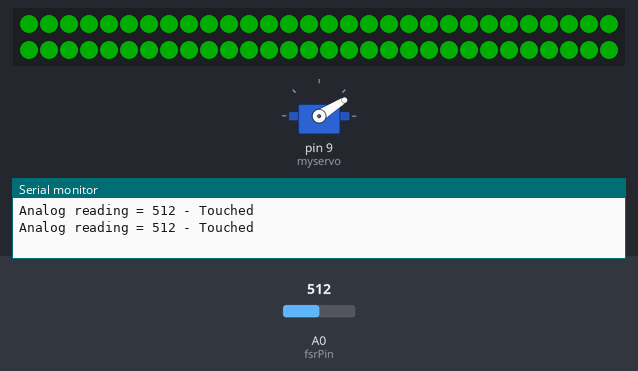
A sketch run on a simulated Arduino Uno, built with avr-gcc and run on an emulated ATmega328P. On the bench: servo, 60 RGB LEDs in strip order, left to right, continuing on the next row, the last lines printed to the serial monitor. Inputs (shaded band) come from the test bench; at power-on: A0 (fsrPin) = 512. Dim RGB values are drawn brighter than linear.

Above: at 6.3 s.
6.4 s: A0 (fsrPin) set to 54
At 6.57 s:
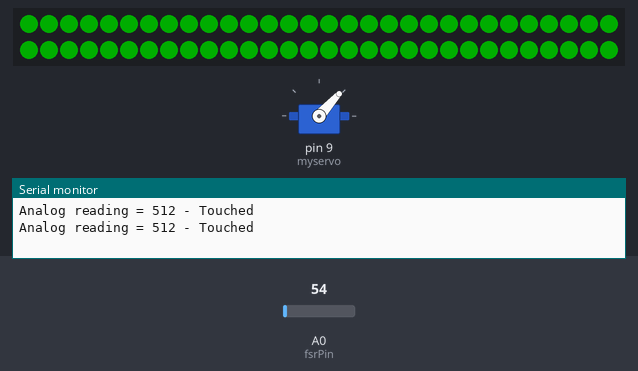
12.6 s: A0 (fsrPin) set to 45
At 17.7 s:
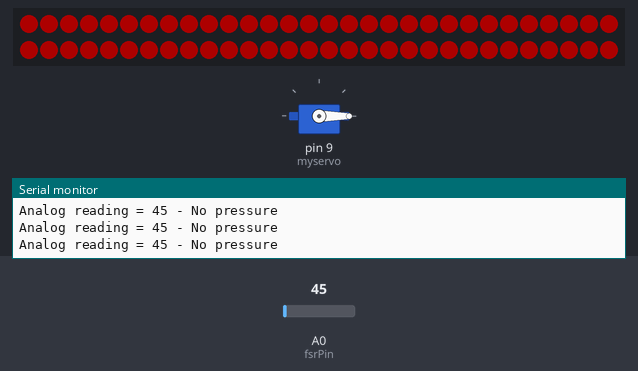
18.8 s: A0 (fsrPin) set to 122
At 19.14 s:
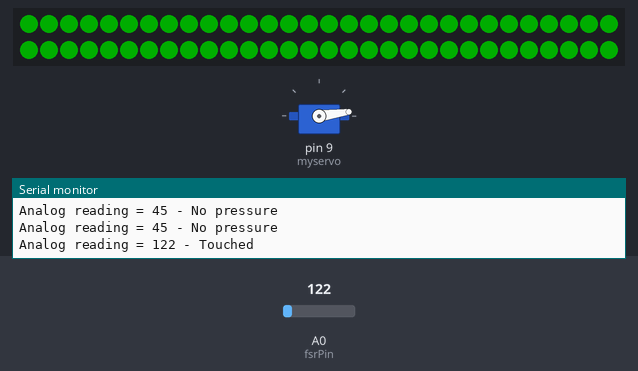
Timing chart, 0 to 35.9 s (numbered marks = the images above; inputs shaded):
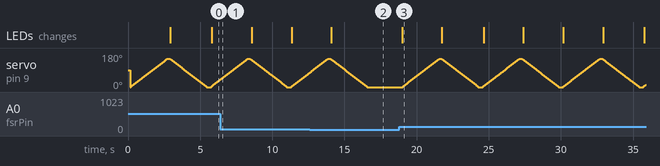

The sketch:

OOfSweep2.ino
```cpp
#include <Adafruit_NeoPixel.h>
#ifdef __AVR__
#include <avr/power.h>
#endif //THis is the code needed to control the Adafruit NeoPixel

#define LED_PIN    6 //Pin for the NeoPixel
#define LED_COUNT 60 //The max amount of NeoPixels attached to the Arduino
Adafruit_NeoPixel strip(LED_COUNT, LED_PIN, NEO_GRB + NEO_KHZ800); //The declaration of the NeoPixel

#include <Servo.h>
Servo myservo;  // create servo object to control a servo
int pos = 0; //Sets starting potion for servo

int fsrPin = 0;     //Pin for Force Sensor
int fsrReading;     // The Analog Reading of the Force Sensor

void setup(void) {
#if defined(__AVR_ATtiny85__) && (F_CPU == 16000000)
  clock_prescale_set(clock_div_1);
#endif //Sets the control of time for the NeoPixel
  myservo.attach(9); //The Digital Pin for the servo
  Serial.begin(9600); //Initializes Serial Communication at 9600 bits per second
  strip.begin();           //Initializes the NeoPixel strip
  strip.show();            //Sets Pixel as off when the program starts
  strip.setBrightness(50); //Controls the Brightness
}

void loop(void) {
  fsrReading = analogRead(fsrPin); //Reads the values obtained from the Sensor
  Serial.print("Analog reading = "); //These two lines write out what the values are
  Serial.print(fsrReading);
  if (fsrReading < 50) { //This statement states if the force is below 50, it will not trigger anything
    Serial.println(" - No pressure"); //to help me confirm it is in the right state
  } else { //If it is above 50, it will start this sequence
    Serial.println(" - Touched"); //Confirms that the state has been executed
    colorWipe(strip.Color(0,   255,   0), 0); // The Green Light. For some reason, this causes an extra rotation/jittering from the servo. I believe that because it is using a delay, it causes that, but even setting it to 0 doesn't remove the problem.
    for (pos = 0; pos <= 150; pos += 1) { // goes from 0 degrees to 180 degrees at 1 degree at a time
      myservo.write(pos);              // tells the servo to go to position in variable 'pos'
      delay(17);                       // waits 17ms for the servo to reach the position.
    }
    colorWipe(strip.Color(255,   0,   0), 0);//The Red Light
    for (pos = 150; pos >= 0; pos -= 1) { // goes from 180 degrees to 0 degrees. There is no juttering here, which is what confused me the most!
      myservo.write(pos);
      delay(17);                       //Similar time as before, but can be set to 3ms for Lion Breath exercise
    }
    delay(100); //The Delay Needed before another reading can be done
  }
}

void colorWipe(uint32_t color, int wait) {
  for (int i = 0; i < strip.numPixels(); i++) { // For each pixel in strip...
    strip.setPixelColor(i, color);         //  Set pixel's color (in RAM)
    strip.show();                          //  Update strip to match
    delay(wait);                           //  Pause for a moment. This part was confused, and I was unsure what to do.
  }
}
```

Measured:
- the behaviour switches between 50 and 49 on A0 (fsrPin) (found by bisection; images 1 and 2)
- after the input at 12.6 s, servo on pin 9 (myservo): goes on until 16.6 s, then stays 0°
